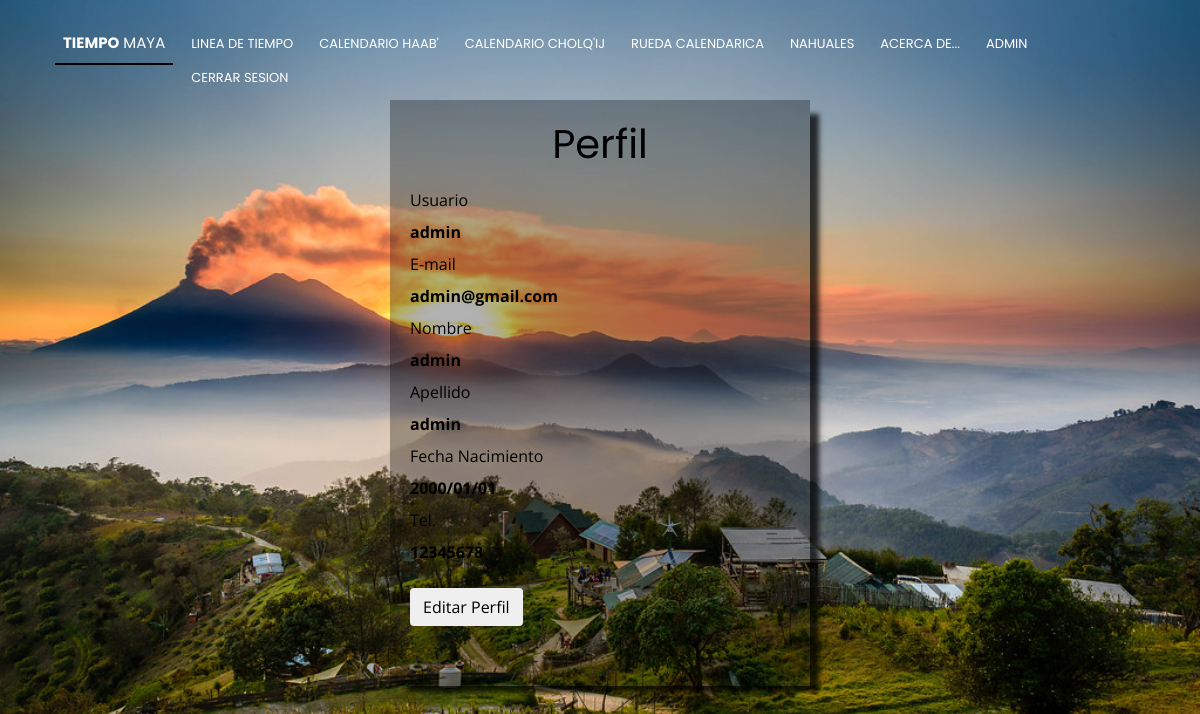
/web/CalendarioMaya/ver_perfil.php (signed in), run on the app's committed database.
### tables this page shows
CREATE TABLE `usuario` (
  `username` varchar(40) NOT NULL,
  `password` varchar(100) NOT NULL,
  `email` varchar(100) NOT NULL,
  `nombre` varchar(50) NOT NULL,
  `apellido` varchar(50) NOT NULL,
  `nacimiento` date DEFAULT NULL,
  `telefono` varchar(15) DEFAULT NULL,
  `rol` int NOT NULL
);

### web/CalendarioMaya/ver_perfil.php (the view, shortened to what this page needs)
<?php
  include './backend/database/conexion.php';
  $username = $_SESSION['nombre'];
  $result = mysqli_query($conexion, "SELECT * FROM usuario WHERE username = '$username'");
  $usuario = $result->fetch_array(MYSQLI_ASSOC);
?>
<!DOCTYPE html>
<html lang="en">
<head>
    <link href="lib/bootstrap/css/bootstrap.min.css" rel="stylesheet">
    <link href="lib/font-awesome/css/font-awesome.min.css" rel="stylesheet">
    <link href="lib/animate/animate.min.css" rel="stylesheet">
    <link href="css/style.css" rel="stylesheet">
</head>
<body>
    <div>
        <header id="header">
            <?php include 'BarradeNavegacion.php'; ?>
        </header>
    </div>
    <div class="main-container">
        <form method="POST" action="./editar_perfil.php">
            <div class="form-group">
                <h1 style="text-align: center; color: black;">Perfil</h1>
            </div>
            <div class="form-group">
              <label for="InputUser">Usuario</label>
              <br>
              <label name="user" id="InputUser"><strong><?php echo ($usuario['username']);?></strong></label>
              <br>
              <label for="InputEmail">E-mail</label>
              <br>
              <label name="email" id="InputEmail"><strong><?php echo ($usuario['email']);?></strong></label>
              <br>
              <label for="InputName">Nombre</label>
              <br>
              <label name="name" id="InputName"><strong><?php echo ($usuario['nombre']);?></strong></label>
              <br>
              <label for="InputApellido">Apellido</label>
              <br>
              <label name="apellido" id="InputApellido"><strong><?php echo ($usuario['apellido']);?></strong></label>
              <br>
              <label for="InputNacimiento">Fecha Nacimiento</label>
              <br>
              <label name="nacimiento" id="InputNacimiento"><strong>
                <?php
                  if(isset($usuario['nacimiento'])) {
                    echo date("Y/m/d", strtotime($usuario['nacimiento']));
                  }
                ?>
              </strong></label>
              <br>
              <label for="InputTel">Tel.</label>
              <br>
              <label name="nacimiento" id="InputTel"><strong>
                <?php
                  if(isset($usuario['telefono'])) {
                    echo $usuario['telefono'];
                  }
                ?>
              </strong></label>
              <br>
            </div>
            <button type="submit" class="btn" style="text-align: center; color: black;  margin-left: auto; margin-right: auto;">Editar Perfil</button>
          </form>
    </div>
</body>
</html>

### web/CalendarioMaya/css/style.css (style rules this page uses)
body { background: #fff; color: #666666; font-family: "Open Sans", sans-serif; }
h1, h2, h3, h4, h5, h6 { font-family: "Poppins", sans-serif; font-weight: 400; margin: 0 0 20px 0; padding: 0; color: #2dc997; }
#header { padding: 30px 0; height: 92px; position: fixed; left: 0; top: 0; right: 0; transition: all 0.5s; z-index: 997; }

### web/CalendarioMaya/ver_perfil.php (style rules this page uses)
.main-container { width: 35%; margin: 100px auto; padding: 20px 20px 60px; -webkit-box-shadow: 13px 10px 5px -4px rgba(0,0,0,0.75); -moz-box-shadow: 13px 10px 5px -4px rgba(0,0,0,0.75); box-shadow: 13px 10px 5px -4px rgba(0,0,0,0.75); background: rgba(0, 0, 0, 0.3); color: black; }
body { background: url("./img/fondo.jpg") ; background-size: cover; }

### data on the page
usuario: username "admin", email "admin@gmail.com", nombre "admin", apellido "admin", nacimiento "2000/01/01", telefono "12345678"

### other printed values
$_SESSION['nombre'] "ADMIN"
